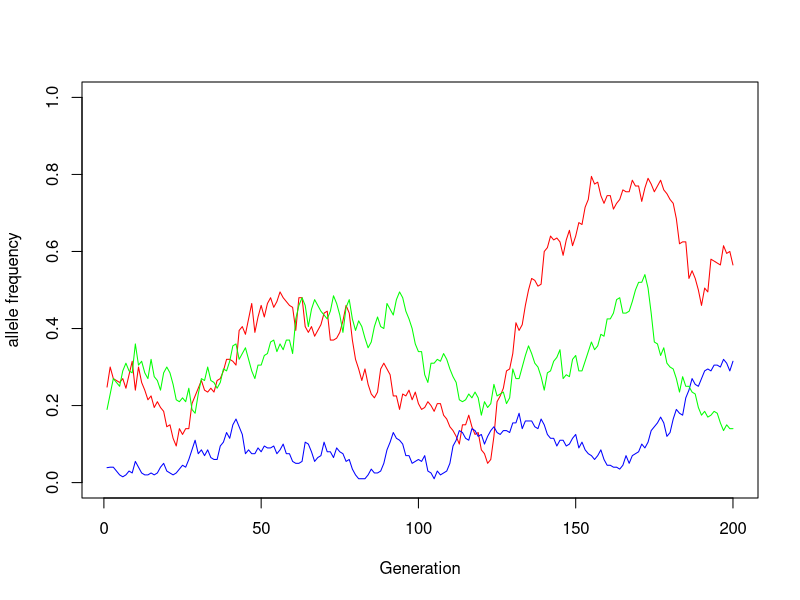

The R script that drew this image:
## ---- chunk 1
updateFreq <- function(.N, .p) {
  new_alleles <- rbinom(n = length(.p), size = 2*.N, prob = .p) # new count of allele a
  new_alleles/(2*.N) # new frequencies
}
## ---- chunk 2
N <- 100 # 100 individuals
p_j <- 0.7 # 70% of alleles at this site are a in this population
updateFreq(.N = N, .p = p_j)
## ---- chunk 3
p_j <- c(0.7, 0.1, 0.99)
updateFreq(.N = N, .p = p_j)
## ---- chunk 4
wrightFisher <- function(.N, .p, .X = NULL, .g = 500, .g_now = 1) {
  # Add previous generation's allele frequencies to X
  .X_new <- cbind(.X, .p, deparse.level = 0)
  # check if we're at the final generation
  if (.g_now == .g) {
    return(.X_new)
  }
  # if not, update allele freqs for the next generation
  .p_new <- updateFreq(.N = .N, .p = .p)
  # recursively call the function within itself to create a nested loop
  return(wrightFisher(.N = .N, .p = .p_new, .X = .X_new, 
                      .g = .g, .g_now = .g_now + 1))
}
## ---- chunk 5
wrightFisher(.N = 100, .p = c(0.7, 0.1, 0.99), .g = 10)
## ---- chunk 6
m <- 10 # 10 alleles
runif(n = m, min = 0, max = 0.25) # their rare frequencies in the meta-population
## ---- chunk 7
N <- 100
g <- 200
m <- 50
p_0 <- runif(n = m, min = 0, max = 0.25)

X <- wrightFisher(.N = N, .p = p_0, .g = g)
nonzero_alleles <- which(X[,g] > 0) |> sample(size = 3, replace = FALSE)
plot(x = 1:g, y = X[nonzero_alleles[1], ], type = "l", col = "red",
     xlab = "Generation", ylab = "allele frequency", ylim = c(0, 1))
lines(x = 1:g, y = X[nonzero_alleles[2], ], type = "l", col = "blue")
lines(x = 1:g, y = X[nonzero_alleles[3], ], type = "l", col = "green")
